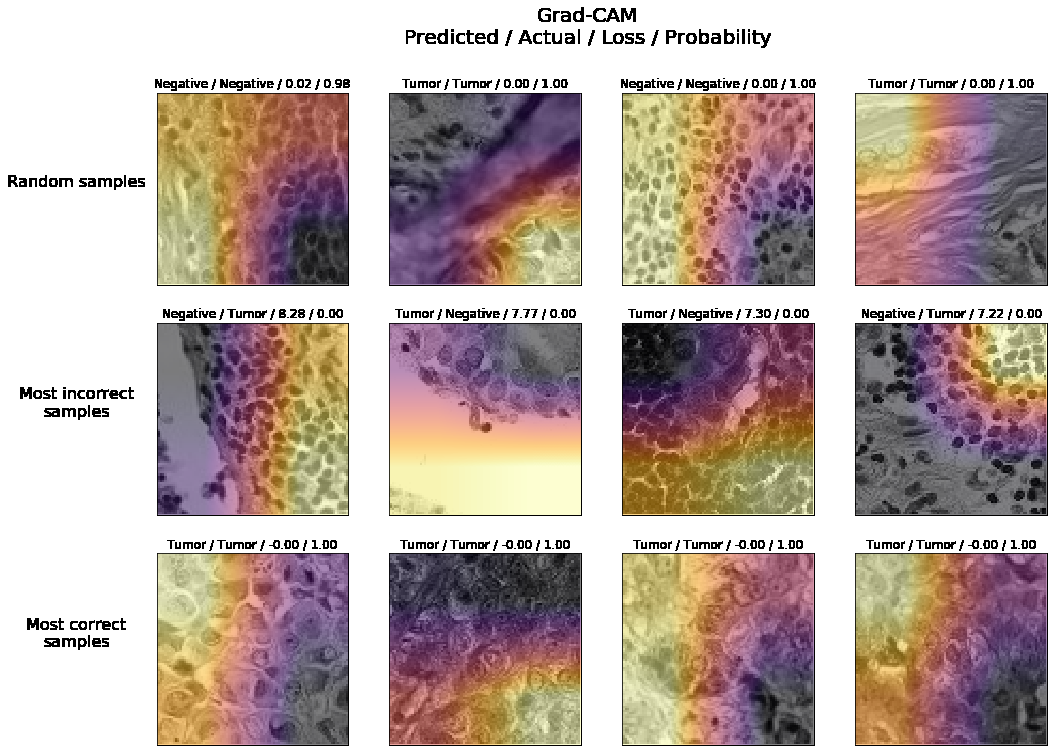
#> input picture img/gradient.png, 1057 x 756 px
$ python -i 01_readingData.py   (imports and definitions only)
#> lines starting #> are read from the running program, lines starting #| are printed output that depends on the picture
# -*- coding: utf-8 -*-
"""
01. Reading data
Created on Wed May 29 15:17:33 2019
@author: leona
"""

# Check the working directory
import sys
# [1 line not run here, left out]


# Libraries
import numpy as np
import pandas as pd
import os
import cv2
import matplotlib.pyplot as plt
import matplotlib.patches as patches
import random
from sklearn.utils import shuffle
from tqdm import tqdm_notebook
import math

from sklearn.model_selection import train_test_split


# [1 line that did not run here, left out]

train_path = 'histopathologic-cancer-detection/train/'
test_path = 'histopathologic-cancer-detection/test/'


# label distributions
# [1 line not run here, left out]

# [1 line that did not run here, left out]
# [1 line that did not run here, left out]
# freq = count/len(data)

# [3 lines that did not run here, left out]

# [11 lines not run here, left out]
# plt.grid(True)


# Visualize images
def readImage(path):
    # OpenCV reads the image in bgr format by default
    bgr_img = cv2.imread(path)
    # We flip it to rgb for visualization purposes
    b,g,r = cv2.split(bgr_img)
    rgb_img = cv2.merge([r,g,b])
    return rgb_img / 255


# random sampling
# [1 line that did not run here, left out]

fig, ax = plt.subplots(2,5, figsize=(20,8))
#fig, ax = plt.subplots(4,5, figsize=(20,16))
# [19 lines not run here, left out]


# Do it with the first images:
# 10 positive and 10 negative

#fig, ax = plt.subplots(2,5, figsize=(20,8))
fig, ax = plt.subplots(4,5, figsize=(20,16))
# [23 lines not run here, left out]


# Augmentation with OpenCV

# rotarion
# crop
# flip
# lightning
# zoom (NO)
# Gaussian blur (NO)

import random
ORIGINAL_SIZE = 96      # original size of the images - do not change

# AUGMENTATION VARIABLES
CROP_SIZE = 90          # final size after crop
#CROP_SIZE = 66
# Ha senso mettere crop = 66, così non ci sono pixel neri dopo la rotazione
RANDOM_ROTATION = 3     # range (0-180), 180 allows all rotation variations, 0=no change
#RANDOM_ROTATION = 45
RANDOM_SHIFT = 2        # center crop shift in x and y axes, 0=no change. This cannot be more than (ORIGINAL_SIZE - CROP_SIZE)//2
RANDOM_BRIGHTNESS = 7   # range (0-100), 0=no change
#RANDOM_BRIGHTNESS = 10
RANDOM_CONTRAST = 5     # range (0-100), 0=no change
RANDOM_90_DEG_TURN = 1  # 0 or 1= random turn to left or right

def readCroppedImage(path, augmentations = True):
    # augmentations parameter is included for counting statistics from images, where we don't want augmentations

    # OpenCV reads the image in bgr format by default
#> called with path = '../img/gradient.png', augmentations = True
    bgr_img = cv2.imread(path)
#> bgr_img is the input picture: shape (756, 1057, 3); mean B, G, R 166.2, 171.9, 188.4
    # We flip it to rgb for visualization purposes
    b,g,r = cv2.split(bgr_img)
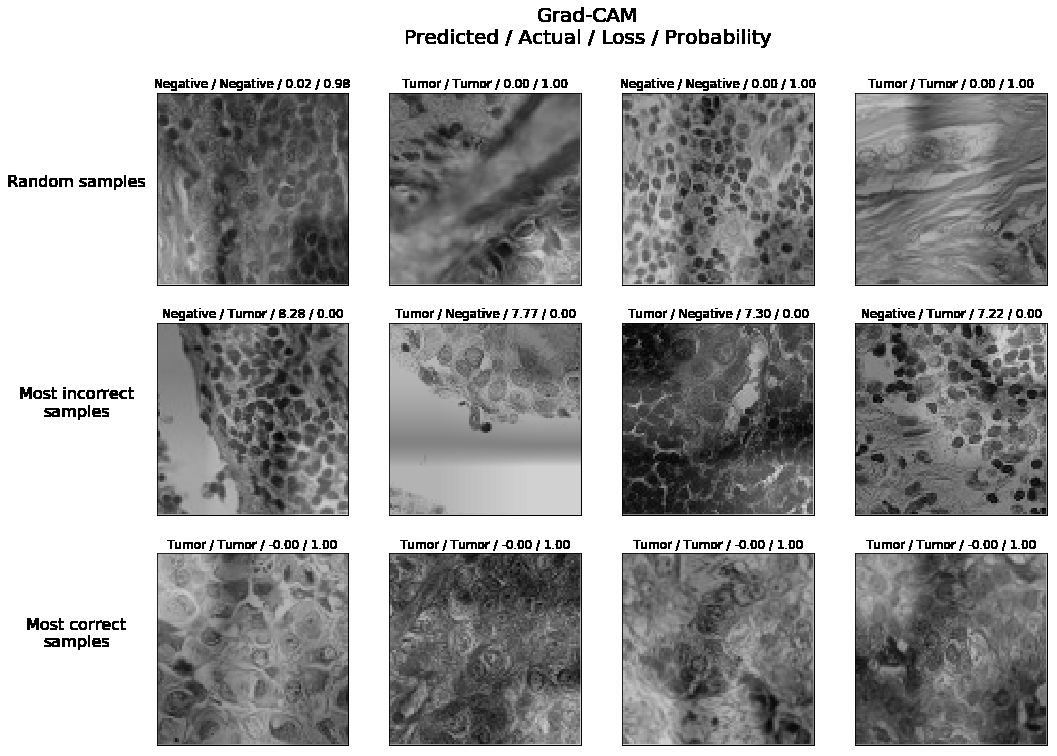
#> b: shape (756, 1057); min 0, max 255, mean 166.2
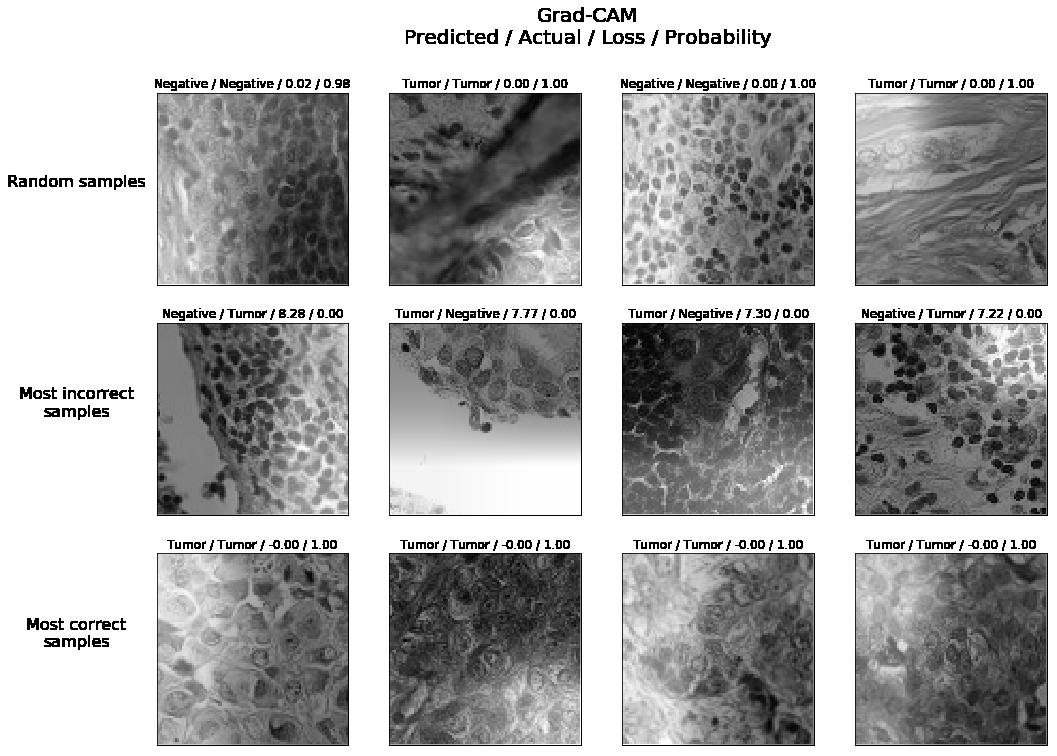
#> g: shape (756, 1057); min 0, max 255, mean 171.9
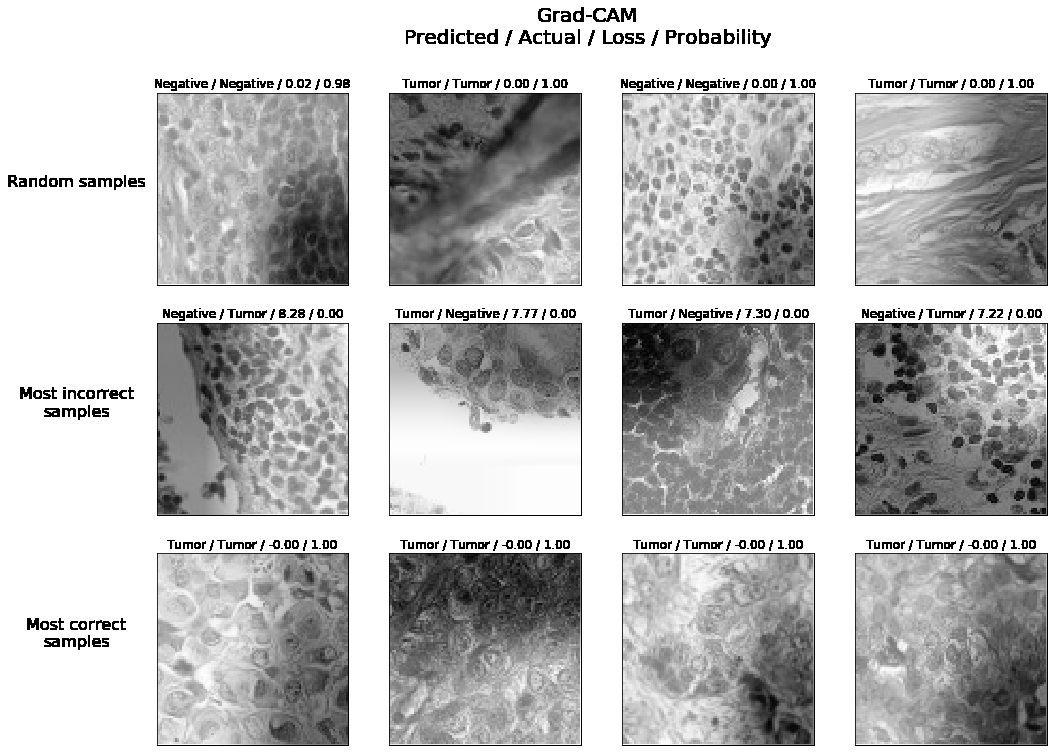
#> r: shape (756, 1057); min 0, max 255, mean 188.4
    rgb_img = cv2.merge([r,g,b])

    if(not augmentations):
        return rgb_img / 255

    #random rotation
    rotation = random.randint(-RANDOM_ROTATION,RANDOM_ROTATION)
#    rotation = 45
    if(RANDOM_90_DEG_TURN == 1):
        rotation += random.randint(-1,1) * 90
    M = cv2.getRotationMatrix2D((48,48),rotation,1)   # the center point is the rotation anchor
    rgb_img = cv2.warpAffine(rgb_img,M,(96,96))
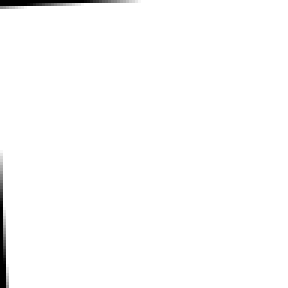
#> rgb_img: shape (96, 96, 3) (shown 3 times larger); min 0, max 255, mean 251.8

    #random x,y-shift
    x = random.randint(-RANDOM_SHIFT, RANDOM_SHIFT)
    y = random.randint(-RANDOM_SHIFT, RANDOM_SHIFT)

    # crop to center and normalize to 0-1 range
    start_crop = (ORIGINAL_SIZE - CROP_SIZE) // 2
    end_crop = start_crop + CROP_SIZE
    rgb_img = rgb_img[(start_crop + x):(end_crop + x), (start_crop + y):(end_crop + y)] / 255
#> rgb_img: shape (90, 90, 3) float64

    # Random flip
    flip_hor = bool(random.getrandbits(1))
    flip_ver = bool(random.getrandbits(1))
    if(flip_hor):
        rgb_img = rgb_img[:, ::-1]
    if(flip_ver):
        rgb_img = rgb_img[::-1, :]

    # Random brightness
    br = random.randint(-RANDOM_BRIGHTNESS, RANDOM_BRIGHTNESS) / 100.
    rgb_img = rgb_img + br

    # Random contrast
    cr = 1.0 + random.randint(-RANDOM_CONTRAST, RANDOM_CONTRAST) / 100.
    rgb_img = rgb_img * cr

    # clip values to 0-1 range
    rgb_img = np.clip(rgb_img, 0, 1.0)

    return rgb_img


# =============================================================================
# # Nota: dividere o no per 255 non cambia niente
# fig, ax = plt.subplots(2,2, figsize=(20,20))
# ax[0,0].imshow(readImage(path + '.tif'))
# ax[0,1].imshow(readCroppedImage(path + '.tif', augmentations = False))
# ax[1,0].imshow(readCroppedImage(path + '.tif', augmentations = True))
# ax[1,1].imshow(readCroppedImage(path + '.tif', augmentations = True))
#rgb_img = readImage(path + '.tif')
#plt.imshow(rgb_img)
# =============================================================================


# View augmented images
fig, ax = plt.subplots(2,5, figsize=(20,8))
# [11 lines not run here, left out]


# See augmentation effect
fig, ax = plt.subplots(1,5, figsize=(30,6))
# [16 lines not run here, left out]


# Count statistics on channels
# Search too dark or too bright images

# As we count the statistics, we can check if there are any completely black or white images
dark_th = 10 / 255      # If no pixel reaches this threshold, image is considered too dark
bright_th = 245 / 255   # If no pixel is under this threshold, image is considerd too bright
too_dark_idx = []
too_bright_idx = []

x_tot = np.zeros(3)
x2_tot = np.zeros(3)
counted_ones = 0
# [14 lines not run here, left out]

channel_avr = x_tot/counted_ones
channel_std = np.sqrt(x2_tot/counted_ones - channel_avr**2)

# [13 lines not run here, left out]


# Plot too dark and too bright images

fig, ax = plt.subplots(2,6, figsize=(25,9))
# [1 line not run here, left out]
# Too dark
i = 0
# [11 lines not run here, left out]
# Too bright
i = 0
# [11 lines not run here, left out]

>>> result = readCroppedImage('../img/gradient.png')

$ run again, on img/tumorPhotos.png
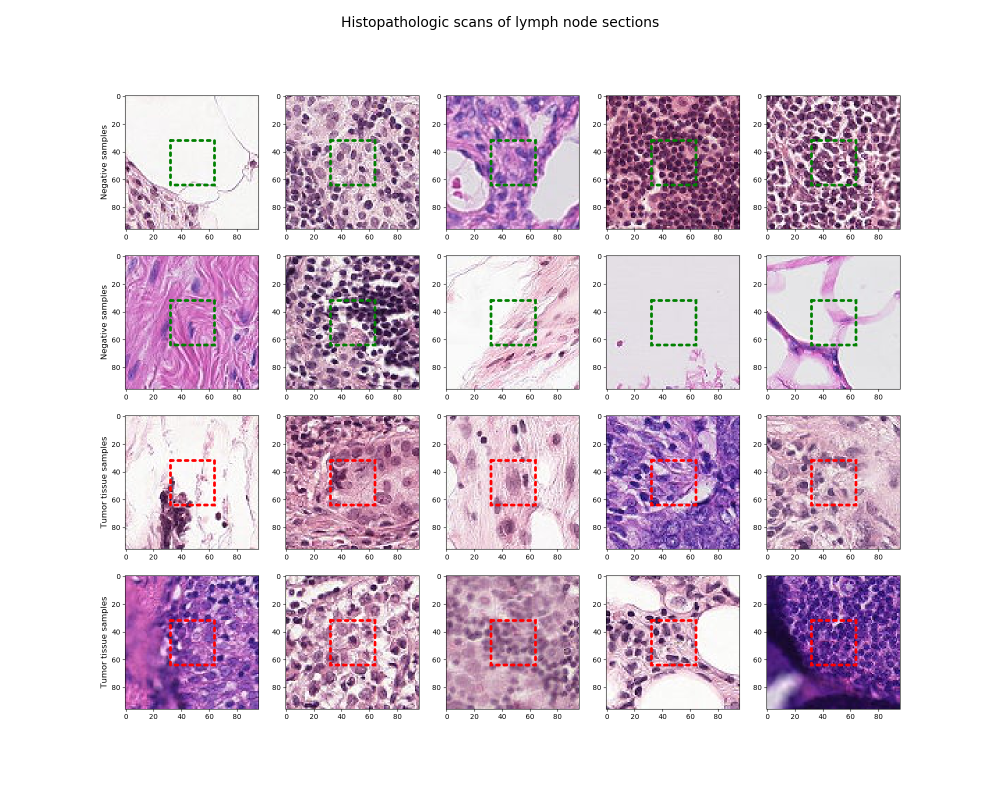
#> input picture img/tumorPhotos.png, 2000 x 1593 px (shown at 1/2 size)
#> in readCroppedImage, bgr_img is the input picture: shape (1593, 2000, 3); mean B, G, R 220.3, 206.8, 222.3
#> in readCroppedImage, `b,g,r = cv2.split(bgr_img)`:
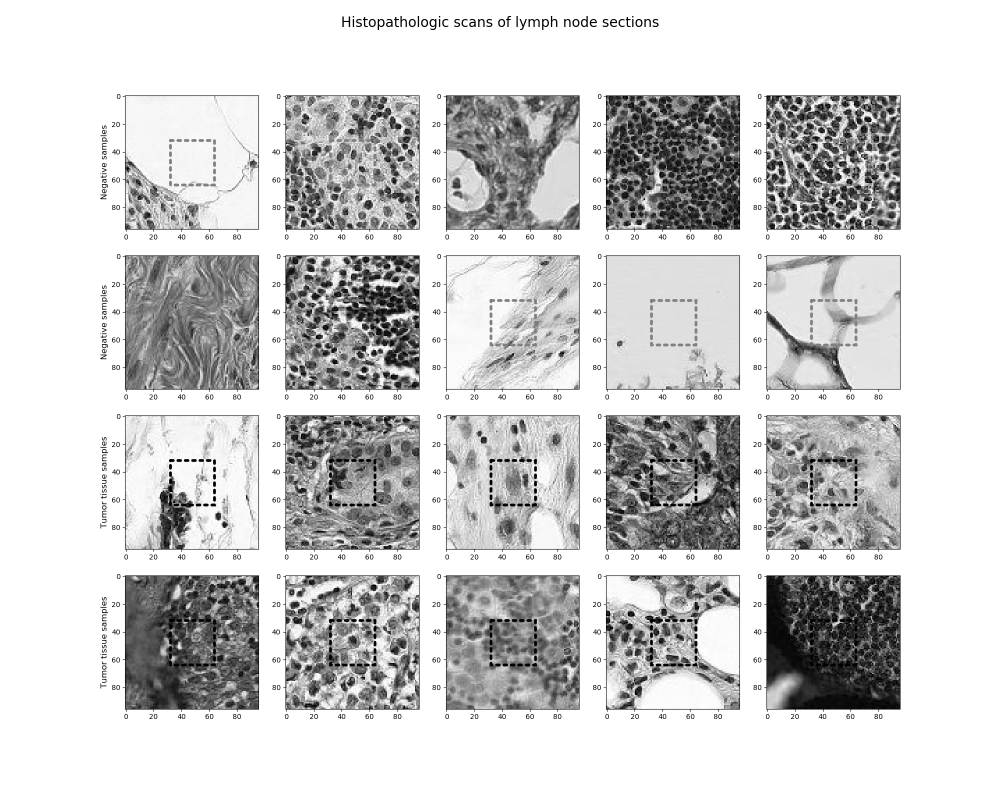
#> g: shape (1593, 2000) (shown at 1/2 size); min 0, max 255, mean 206.8
#> in readCroppedImage, `b,g,r = cv2.split(bgr_img)`:
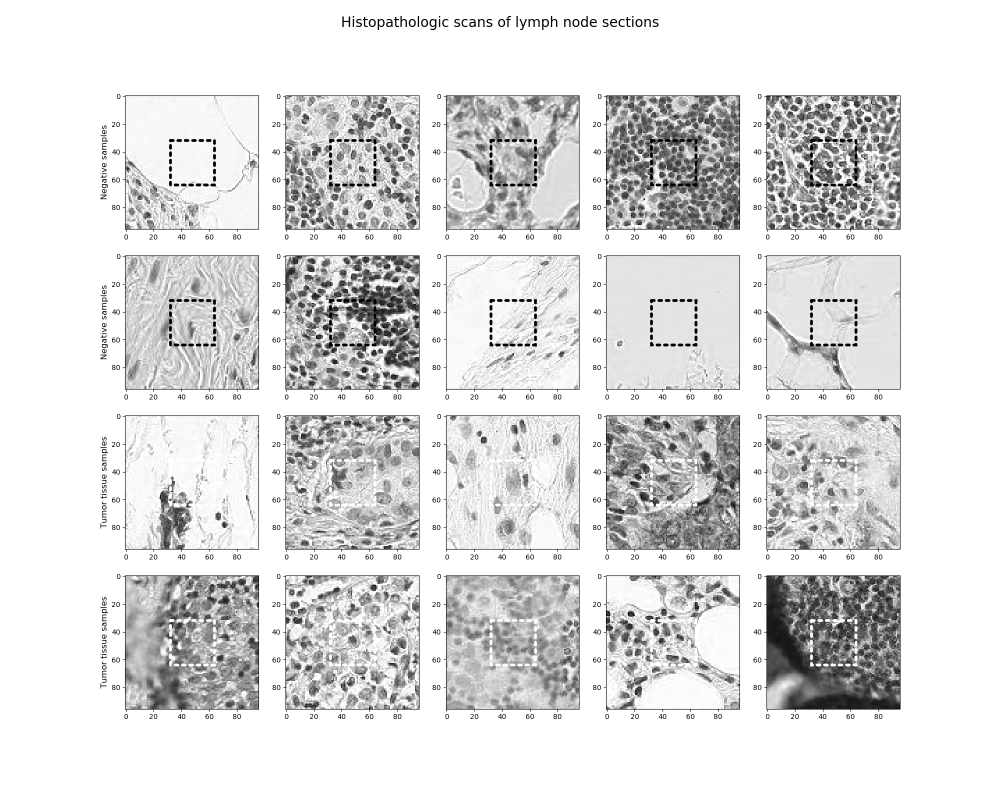
#> r: shape (1593, 2000) (shown at 1/2 size); min 0, max 255, mean 222.3
